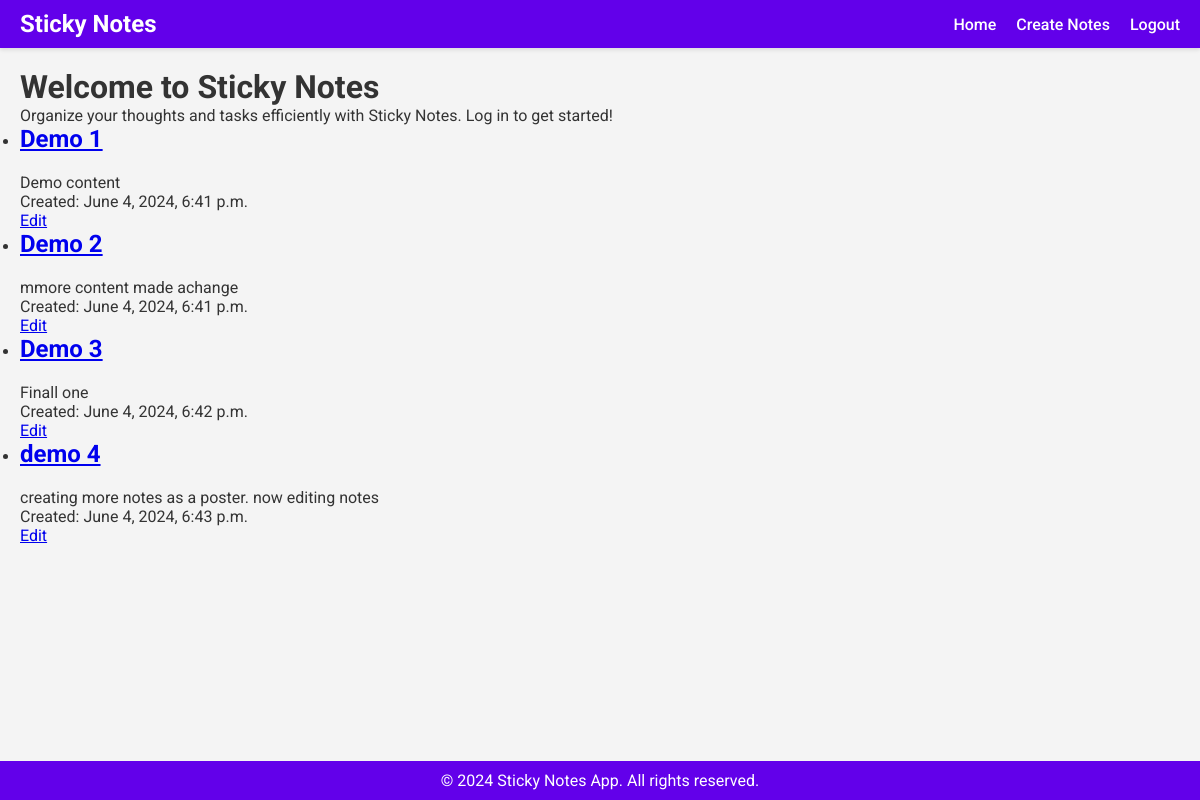
The app's page / (signed in), older data.
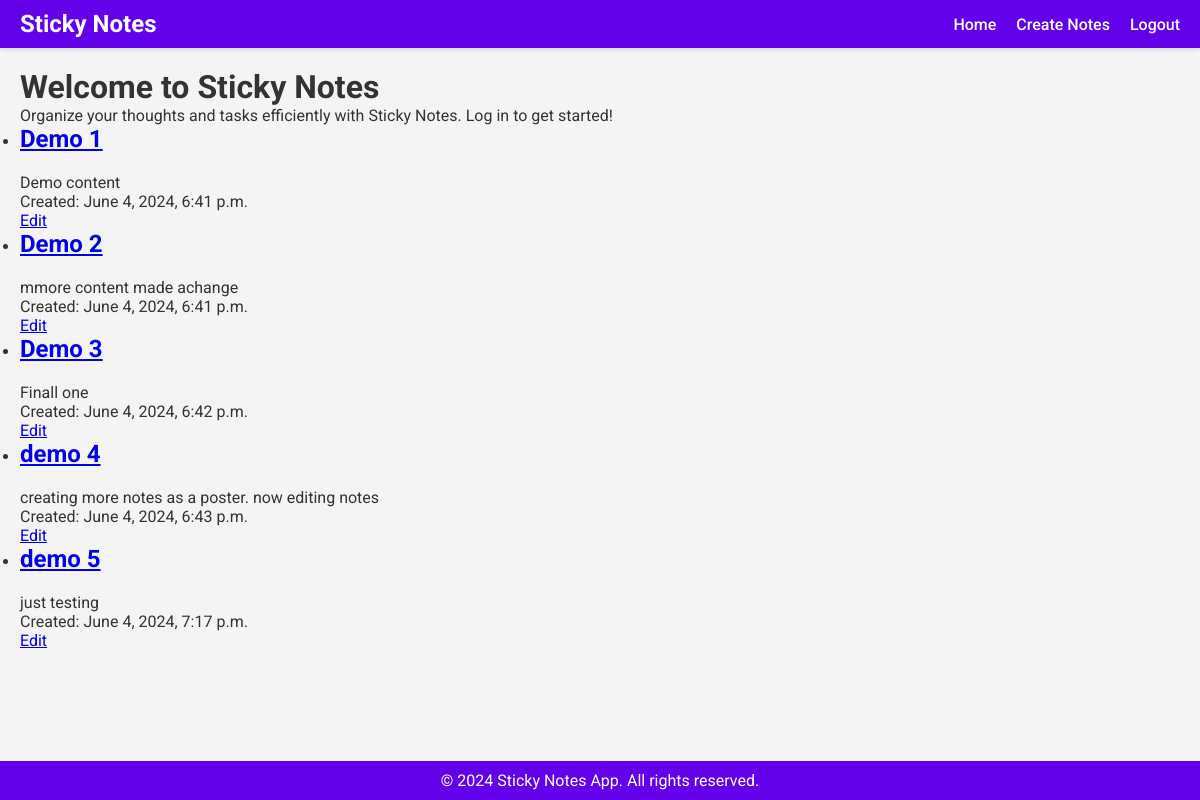
The same page, newer data.
### sticky_notes_app/models.py (models this page shows, shortened)
class Stick_notes(models.Model):
    title=models.CharField(max_length=255)
    content=models.TextField()
    created_at=models.DateTimeField(auto_now_add=True)

### sticky_notes_app/views.py (the view)
# urls.py: 2. Add a URL to urlpatterns:  path('', views.home, name='home')
@login_required
def home(request):
    notes = Stick_notes.objects.all()
    context = {
        'notes': notes,
        'page_title': 'Home Page'
    }
    return render(request, 'home.html', context)

### sticky_notes_app/templates/home.html (shortened to what this page needs)
{% extends 'base.html' %}
{% block content %}
<h1>Welcome to Sticky Notes</h1>
<p>Organize your thoughts and tasks efficiently with Sticky Notes. Log in to get started!</p>
{% if notes %}
    <ul>
        {% for note in notes %}
            <li>
                <h2><a href="{% url 'notes_detail' pk=note.pk %}">{{ note.title }}</a></h2>
                <p>{{ note.content }}</p>
                <p>Created: {{ note.created_at }}</p>
                {% if perms.sticky_notes_app.change_stick_notes %}
                <a href="{% url 'notes_update' note.id %}">Edit</a>
                {% else %}
                <p>Sorry you are not authorized to edit this note.</p>
                {% endif %}
            </li>
        {% endfor %}
    </ul>
{% else %}
    <p>No notes available.</p>
{% endif %}
{% endblock %}

### sticky_notes_app/templates/base.html (shortened to what this page needs)
{% load static %}
<!DOCTYPE html>
<html lang="en">
<head>
    <link rel="stylesheet" href="{% static 'main.css' %}">
</head>
<body>
    <header>
        <nav>
            <div class="logo">{% block header%} Sticky Notes {% endblock %}</div>
            <ul>
                <li><a href="{% url 'home' %}">Home</a></li>
                {% if user.is_authenticated %}
                <li><a href="{% url 'create' %}">Create Notes</a></li>
                <li><a href="{% url 'logout' %}">Logout</a></li>
                {% else %}
                <li><a href="{% url 'login' %}">Login</a></li>
                <li><a href="{% url 'register' %}">Register</a></li>
                {% endif %}
            </ul>
        </nav>
    </header>
    <main>
        {% block content %}
        {% endblock %}
    </main>
    <footer>
        <p>&copy; 2024 Sticky Notes App. All rights reserved.</p>
    </footer>
</body>
</html>

### sticky_notes_app/static/main.css (style rules this page uses)
* { margin: 0; padding: 0; box-sizing: border-box; }
body { font-family: 'Roboto', sans-serif; background-color: #f4f4f4; color: #333; }
header { background-color: #6200ea; color: #fff; padding: 10px 20px; box-shadow: 0 2px 4px rgba(0, 0, 0, 0.1); }
h2 { font-size: 24px; margin-bottom: 20px; color: #333; }
nav { display: flex; justify-content: space-between; align-items: center; }
nav .logo { font-size: 1.5em; font-weight: 700; }
nav ul { list-style: none; display: flex; }
nav ul li { margin-left: 20px; }
nav ul li a { color: #fff; text-decoration: none; font-weight: 500; }
main { padding: 20px; }
footer { text-align: center; padding: 10px 0; background-color: #6200ea; color: #fff; position: fixed; width: 100%; bottom: 0; }

Row changes from the older to the newer data that the page shows:
added Stick_notes: title "demo 5", content "just testing", created_at "June 4, 2024, 7:17 p.m."
